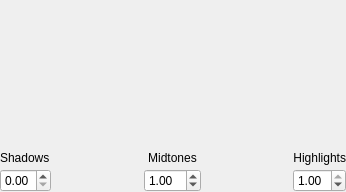
<?xml version="1.0" encoding="UTF-8"?>
<ui version="4.0">
 <class>anitools::widgets::InputLevelsWidget</class>
 <widget class="QWidget" name="anitools::widgets::InputLevelsWidget">
  <property name="geometry">
   <rect>
    <x>0</x>
    <y>0</y>
    <width>346</width>
    <height>192</height>
   </rect>
  </property>
  <property name="windowTitle">
   <string>Form</string>
  </property>
  <layout class="QVBoxLayout" name="verticalLayout" stretch="1,0">
   <property name="spacing">
    <number>4</number>
   </property>
   <property name="leftMargin">
    <number>0</number>
   </property>
   <property name="topMargin">
    <number>0</number>
   </property>
   <property name="rightMargin">
    <number>0</number>
   </property>
   <property name="bottomMargin">
    <number>0</number>
   </property>
   <item>
    <widget class="anitools::widgets::InputLevelsSlider" name="mSliderInputLevels" native="true">
     <property name="minimumSize">
      <size>
       <width>0</width>
       <height>32</height>
      </size>
     </property>
    </widget>
   </item>
   <item>
    <layout class="QGridLayout" name="gridLayout">
     <property name="spacing">
      <number>4</number>
     </property>
     <item row="1" column="2">
      <widget class="QDoubleSpinBox" name="mSpinGammaCorrection">
       <property name="minimumSize">
        <size>
         <width>50</width>
         <height>0</height>
        </size>
       </property>
       <property name="minimum">
        <double>0.100000000000000</double>
       </property>
       <property name="maximum">
        <double>10.000000000000000</double>
       </property>
       <property name="singleStep">
        <double>0.010000000000000</double>
       </property>
       <property name="value">
        <double>1.000000000000000</double>
       </property>
      </widget>
     </item>
     <item row="1" column="3">
      <spacer name="horizontalSpacer_2">
       <property name="orientation">
        <enum>Qt::Horizontal</enum>
       </property>
       <property name="sizeHint" stdset="0">
        <size>
         <width>40</width>
         <height>20</height>
        </size>
       </property>
      </spacer>
     </item>
     <item row="1" column="1">
      <spacer name="horizontalSpacer">
       <property name="orientation">
        <enum>Qt::Horizontal</enum>
       </property>
       <property name="sizeHint" stdset="0">
        <size>
         <width>40</width>
         <height>20</height>
        </size>
       </property>
      </spacer>
     </item>
     <item row="1" column="4">
      <widget class="QDoubleSpinBox" name="mSpinWhitePoint">
       <property name="minimumSize">
        <size>
         <width>50</width>
         <height>0</height>
        </size>
       </property>
       <property name="maximum">
        <double>1.000000000000000</double>
       </property>
       <property name="singleStep">
        <double>0.010000000000000</double>
       </property>
       <property name="value">
        <double>1.000000000000000</double>
       </property>
      </widget>
     </item>
     <item row="1" column="0">
      <widget class="QDoubleSpinBox" name="mSpinBlackPoint">
       <property name="minimumSize">
        <size>
         <width>50</width>
         <height>0</height>
        </size>
       </property>
       <property name="maximum">
        <double>1.000000000000000</double>
       </property>
       <property name="singleStep">
        <double>0.010000000000000</double>
       </property>
      </widget>
     </item>
     <item row="0" column="0">
      <widget class="QLabel" name="label">
       <property name="text">
        <string>Shadows</string>
       </property>
      </widget>
     </item>
     <item row="0" column="2">
      <widget class="QLabel" name="label_2">
       <property name="text">
        <string>Midtones</string>
       </property>
       <property name="alignment">
        <set>Qt::AlignCenter</set>
       </property>
      </widget>
     </item>
     <item row="0" column="4">
      <widget class="QLabel" name="label_3">
       <property name="text">
        <string>Highlights</string>
       </property>
       <property name="alignment">
        <set>Qt::AlignRight|Qt::AlignTrailing|Qt::AlignVCenter</set>
       </property>
      </widget>
     </item>
    </layout>
   </item>
  </layout>
 </widget>
 <customwidgets>
  <customwidget>
   <class>anitools::widgets::InputLevelsSlider</class>
   <extends>QWidget</extends>
   <header>inputlevelsslider.h</header>
   <container>1</container>
  </customwidget>
 </customwidgets>
 <tabstops>
  <tabstop>mSpinBlackPoint</tabstop>
  <tabstop>mSpinGammaCorrection</tabstop>
  <tabstop>mSpinWhitePoint</tabstop>
 </tabstops>
 <resources/>
 <connections/>
</ui>
